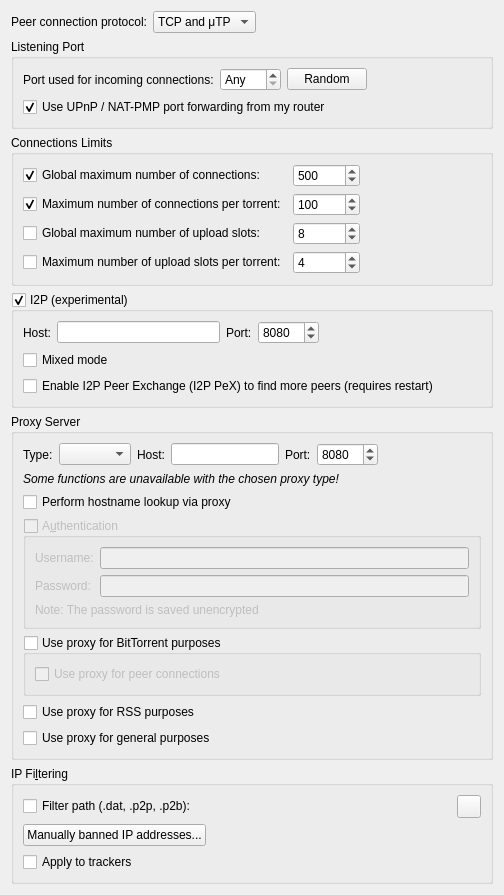
          <widget class="QWidget" name="scrollAreaWidgetContents_3">
           <property name="geometry">
            <rect>
             <x>0</x>
             <y>0</y>
             <width>504</width>
             <height>848</height>
            </rect>
           </property>
           <layout class="QVBoxLayout" name="verticalLayout_20">
            <item>
             <layout class="QHBoxLayout" name="horizontalLayout_12">
              <item>
               <widget class="QLabel" name="label_24">
                <property name="text">
                 <string>Peer connection protocol:</string>
                </property>
               </widget>
              </item>
              <item>
               <widget class="QComboBox" name="comboProtocol">
                <item>
                 <property name="text">
                  <string>TCP and μTP</string>
                 </property>
                </item>
                <item>
                 <property name="text">
                  <string notr="true">TCP</string>
                 </property>
                </item>
                <item>
                 <property name="text">
                  <string notr="true">μTP</string>
                 </property>
                </item>
               </widget>
              </item>
              <item>
               <spacer name="horizontalSpacer_23">
                <property name="orientation">
                 <enum>Qt::Orientation::Horizontal</enum>
                </property>
                <property name="sizeHint" stdset="0">
                 <size>
                  <width>40</width>
                  <height>20</height>
                 </size>
                </property>
               </spacer>
              </item>
             </layout>
            </item>
            <item>
             <widget class="QGroupBox" name="ListeningPortBox">
              <property name="title">
               <string>Listening Port</string>
              </property>
              <layout class="QVBoxLayout" name="listeningPortLayout">
               <item>
                <layout class="QHBoxLayout" name="listeningPortLayout2">
                 <item>
                  <widget class="QLabel" name="lbl_ports">
                   <property name="text">
                    <string>Port used for incoming connections:</string>
                   </property>
                  </widget>
                 </item>
                 <item>
                  <widget class="QSpinBox" name="spinPort">
                   <property name="toolTip">
                    <string>Set to 0 to let your system pick an unused port</string>
                   </property>
                   <property name="specialValueText">
                    <string>Any</string>
                   </property>
                   <property name="maximum">
                    <number>65535</number>
                   </property>
                  </widget>
                 </item>
                 <item>
                  <widget class="QPushButton" name="randomButton">
                   <property name="text">
                    <string>Random</string>
                   </property>
                  </widget>
                 </item>
                 <item>
                  <spacer name="horizontalSpacer_4">
                   <property name="orientation">
                    <enum>Qt::Orientation::Horizontal</enum>
                   </property>
                   <property name="sizeHint" stdset="0">
                    <size>
                     <width>40</width>
                     <height>20</height>
                    </size>
                   </property>
                  </spacer>
                 </item>
                </layout>
               </item>
               <item>
                <widget class="QCheckBox" name="checkUPnP">
                 <property name="text">
                  <string>Use UPnP / NAT-PMP port forwarding from my router</string>
                 </property>
                 <property name="checked">
                  <bool>true</bool>
                 </property>
                </widget>
               </item>
              </layout>
             </widget>
            </item>
            <item>
             <widget class="QGroupBox" name="nbConnecBox">
              <property name="title">
               <string>Connections Limits</string>
              </property>
              <layout class="QGridLayout" name="gridLayout">
               <item row="0" column="0">
                <widget class="QCheckBox" name="checkMaxConnections">
                 <property name="text">
                  <string>Global maximum number of connections:</string>
                 </property>
                 <property name="checked">
                  <bool>true</bool>
                 </property>
                </widget>
               </item>
               <item row="0" column="1">
                <widget class="QSpinBox" name="spinMaxConnec">
                 <property name="enabled">
                  <bool>true</bool>
                 </property>
                 <property name="minimum">
                  <number>2</number>
                 </property>
                 <property name="maximum">
                  <number>2147483647</number>
                 </property>
                 <property name="value">
                  <number>500</number>
                 </property>
                </widget>
               </item>
               <item row="0" column="2">
                <spacer name="horizontalSpacer_3">
                 <property name="orientation">
                  <enum>Qt::Orientation::Horizontal</enum>
                 </property>
                 <property name="sizeHint" stdset="0">
                  <size>
                   <width>40</width>
                   <height>20</height>
                  </size>
                 </property>
                </spacer>
               </item>
               <item row="1" column="0">
                <widget class="QCheckBox" name="checkMaxConnectionsPerTorrent">
                 <property name="text">
                  <string>Maximum number of connections per torrent:</string>
                 </property>
                 <property name="checked">
                  <bool>true</bool>
                 </property>
                </widget>
               </item>
               <item row="1" column="1">
                <widget class="QSpinBox" name="spinMaxConnecPerTorrent">
                 <property name="minimum">
                  <number>2</number>
                 </property>
                 <property name="maximum">
                  <number>2147483647</number>
                 </property>
                 <property name="value">
                  <number>100</number>
                 </property>
                </widget>
               </item>
               <item row="2" column="0">
                <widget class="QCheckBox" name="checkMaxUploads">
                 <property name="text">
                  <string>Global maximum number of upload slots:</string>
                 </property>
                </widget>
               </item>
               <item row="2" column="1">
                <widget class="QSpinBox" name="spinMaxUploads">
                 <property name="maximum">
                  <number>2147483647</number>
                 </property>
                 <property name="value">
                  <number>8</number>
                 </property>
                </widget>
               </item>
               <item row="3" column="0">
                <widget class="QCheckBox" name="checkMaxUploadsPerTorrent">
                 <property name="text">
                  <string>Maximum number of upload slots per torrent:</string>
                 </property>
                </widget>
               </item>
               <item row="3" column="1">
                <widget class="QSpinBox" name="spinMaxUploadsPerTorrent">
                 <property name="maximum">
                  <number>2147483647</number>
                 </property>
                 <property name="value">
                  <number>4</number>
                 </property>
                </widget>
               </item>
              </layout>
             </widget>
            </item>
            <item>
             <widget class="QGroupBox" name="groupI2P">
              <property name="title">
               <string>I2P (experimental)</string>
              </property>
              <property name="checkable">
               <bool>true</bool>
              </property>
              <property name="checked">
               <bool>true</bool>
              </property>
              <layout class="QVBoxLayout" name="verticalLayout_40">
               <item>
                <layout class="QHBoxLayout" name="i2pLayout">
                 <item>
                  <widget class="QLabel" name="labelI2PHost">
                   <property name="text">
                    <string>Host:</string>
                   </property>
                  </widget>
                 </item>
                 <item>
                  <widget class="QLineEdit" name="textI2PHost"/>
                 </item>
                 <item>
                  <widget class="QLabel" name="labelI2PPort">
                   <property name="text">
                    <string>Port:</string>
                   </property>
                  </widget>
                 </item>
                 <item>
                  <widget class="QSpinBox" name="spinI2PPort">
                   <property name="minimum">
                    <number>1</number>
                   </property>
                   <property name="maximum">
                    <number>65535</number>
                   </property>
                   <property name="value">
                    <number>8080</number>
                   </property>
                  </widget>
                 </item>
                 <item>
                  <spacer name="horizontalSpacer_22">
                   <property name="orientation">
                    <enum>Qt::Orientation::Horizontal</enum>
                   </property>
                   <property name="sizeHint" stdset="0">
                    <size>
                     <width>40</width>
                     <height>20</height>
                    </size>
                   </property>
                  </spacer>
                 </item>
                </layout>
               </item>
               <item>
                <widget class="QCheckBox" name="checkI2PMixed">
                 <property name="toolTip">
                  <string>&lt;html&gt;&lt;head/&gt;&lt;body&gt;&lt;p&gt;If &quot;mixed mode&quot; is enabled I2P torrents are allowed to also get peers from other sources than the tracker, and connect to regular IPs, not providing any anonymization. This may be useful if the user is not interested in the anonymization of I2P, but still wants to be able to connect to I2P peers.&lt;/p&gt;&lt;/body&gt;&lt;/html&gt;</string>
                 </property>
                 <property name="text">
                  <string>Mixed mode</string>
                 </property>
                </widget>
               </item>
               <item>
                <widget class="QCheckBox" name="checkI2PPeX">
                 <property name="text">
                  <string>Enable I2P Peer Exchange (I2P PeX) to find more peers (requires restart)</string>
                 </property>
                </widget>
               </item>
              </layout>
             </widget>
            </item>
            <item>
             <widget class="QGroupBox" name="groupProxy">
              <property name="enabled">
               <bool>true</bool>
              </property>
              <property name="title">
               <string>Proxy Server</string>
              </property>
              <layout class="QVBoxLayout" name="verticalLayout_29">
               <item>
                <layout class="QHBoxLayout" name="proxyTypeLayout">
                 <item>
                  <widget class="QLabel" name="ProxyType_lbl">
                   <property name="text">
                    <string>Type:</string>
                   </property>
                  </widget>
                 </item>
                 <item>
                  <widget class="QComboBox" name="comboProxyType"/>
                 </item>
                 <item>
                  <widget class="QLabel" name="lblProxyIP">
                   <property name="text">
                    <string>Host:</string>
                   </property>
                  </widget>
                 </item>
                 <item>
                  <widget class="QLineEdit" name="textProxyIP"/>
                 </item>
                 <item>
                  <widget class="QLabel" name="lblProxyPort">
                   <property name="text">
                    <string>Port:</string>
                   </property>
                  </widget>
                 </item>
                 <item>
                  <widget class="QSpinBox" name="spinProxyPort">
                   <property name="minimum">
                    <number>1</number>
                   </property>
                   <property name="maximum">
                    <number>65535</number>
                   </property>
                   <property name="value">
                    <number>8080</number>
                   </property>
                  </widget>
                 </item>
                 <item>
                  <spacer name="horizontalSpacer_24">
                   <property name="orientation">
                    <enum>Qt::Orientation::Horizontal</enum>
                   </property>
                   <property name="sizeHint" stdset="0">
                    <size>
                     <width>20</width>
                     <height>20</height>
                    </size>
                   </property>
                  </spacer>
                 </item>
                </layout>
               </item>
               <item>
                <widget class="QLabel" name="labelProxyTypeUnavailable">
                 <property name="font">
                  <font>
                   <italic>true</italic>
                  </font>
                 </property>
                 <property name="text">
                  <string>Some functions are unavailable with the chosen proxy type!</string>
                 </property>
                </widget>
               </item>
               <item>
                <widget class="QCheckBox" name="checkProxyHostnameLookup">
                 <property name="toolTip">
                  <string>If checked, hostname lookups are done via the proxy</string>
                 </property>
                 <property name="text">
                  <string>Perform hostname lookup via proxy</string>
                 </property>
                </widget>
               </item>
               <item>
                <widget class="QGroupBox" name="checkProxyAuth">
                 <property name="enabled">
                  <bool>false</bool>
                 </property>
                 <property name="title">
                  <string>A&amp;uthentication</string>
                 </property>
                 <property name="checkable">
                  <bool>true</bool>
                 </property>
                 <property name="checked">
                  <bool>false</bool>
                 </property>
                 <layout class="QVBoxLayout" name="verticalLayout_24">
                  <item>
                   <layout class="QGridLayout" name="gridLayout_12">
                    <item row="0" column="0">
                     <widget class="QLabel" name="lblProxyUsername">
                      <property name="text">
                       <string>Username:</string>
                      </property>
                     </widget>
                    </item>
                    <item row="0" column="1">
                     <widget class="QLineEdit" name="textProxyUsername"/>
                    </item>
                    <item row="1" column="0">
                     <widget class="QLabel" name="lblProxyPassword">
                      <property name="text">
                       <string>Password:</string>
                      </property>
                     </widget>
                    </item>
                    <item row="1" column="1">
                     <widget class="QLineEdit" name="textProxyPassword">
                      <property name="echoMode">
                       <enum>QLineEdit::EchoMode::Password</enum>
                      </property>
                     </widget>
                    </item>
                   </layout>
                  </item>
                  <item>
                   <widget class="QLabel" name="label_23">
                    <property name="text">
                     <string>Note: The password is saved unencrypted</string>
                    </property>
                   </widget>
                  </item>
                 </layout>
                </widget>
               </item>
               <item>
                <widget class="QGroupBox" name="checkProxyBitTorrent">
                 <property name="title">
                  <string>Use proxy for BitTorrent purposes</string>
                 </property>
                 <property name="checkable">
                  <bool>true</bool>
                 </property>
                 <property name="checked">
                  <bool>false</bool>
                 </property>
                 <layout class="QVBoxLayout" name="verticalLayoutProxyBitTorrent">
                  <item>
                   <widget class="QCheckBox" name="checkProxyPeerConnections">
                    <property name="toolTip">
                     <string>Otherwise, the proxy server is only used for tracker connections</string>
                    </property>
                    <property name="text">
                     <string>Use proxy for peer connections</string>
                    </property>
                   </widget>
                  </item>
                 </layout>
                </widget>
               </item>
               <item>
                <widget class="QCheckBox" name="checkProxyRSS">
                 <property name="toolTip">
                  <string>RSS feeds will use proxy</string>
                 </property>
                 <property name="text">
                  <string>Use proxy for RSS purposes</string>
                 </property>
                 <property name="checked">
                  <bool>false</bool>
                 </property>
                </widget>
               </item>
               <item>
                <widget class="QCheckBox" name="checkProxyMisc">
                 <property name="toolTip">
                  <string>Search engine, software updates or anything else will use proxy</string>
                 </property>
                 <property name="text">
                  <string>Use proxy for general purposes</string>
                 </property>
                 <property name="checked">
                  <bool>false</bool>
                 </property>
                </widget>
               </item>
              </layout>
             </widget>
            </item>
            <item>
             <widget class="QGroupBox" name="groupIPFilter">
              <property name="title">
               <string>IP Fi&amp;ltering</string>
              </property>
              <layout class="QVBoxLayout" name="verticalLayout_17">
               <item>
                <layout class="QHBoxLayout" name="horizontalLayout_11">
                 <item>
                  <widget class="QCheckBox" name="checkIPFilter">
                   <property name="text">
                    <string>Filter path (.dat, .p2p, .p2b):</string>
                   </property>
                  </widget>
                 </item>
                 <item>
                  <widget class="FileSystemPathLineEdit" name="textFilterPath" native="true"/>
                 </item>
                 <item>
                  <widget class="QToolButton" name="IpFilterRefreshBtn">
                   <property name="toolTip">
                    <string>Reload the filter</string>
                   </property>
                  </widget>
                 </item>
                </layout>
               </item>
               <item>
                <widget class="QPushButton" name="banListButton">
                 <property name="sizePolicy">
                  <sizepolicy hsizetype="Fixed" vsizetype="Fixed">
                   <horstretch>0</horstretch>
                   <verstretch>0</verstretch>
                  </sizepolicy>
                 </property>
                 <property name="text">
                  <string>Manually banned IP addresses...</string>
                 </property>
                </widget>
               </item>
               <item>
                <widget class="QCheckBox" name="checkIpFilterTrackers">
                 <property name="text">
                  <string>Apply to trackers</string>
                 </property>
                </widget>
               </item>
              </layout>
             </widget>
            </item>
            <item>
             <spacer name="verticalSpacer_3">
              <property name="orientation">
               <enum>Qt::Orientation::Vertical</enum>
              </property>
              <property name="sizeHint" stdset="0">
               <size>
                <width>20</width>
                <height>40</height>
               </size>
              </property>
             </spacer>
            </item>
           </layout>
          </widget>
